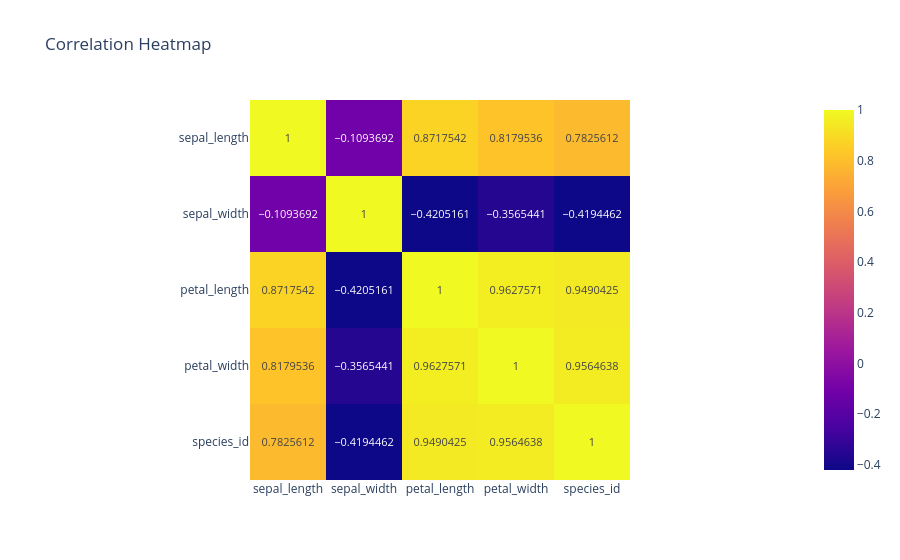

The code cell stored with this chart in its notebook:
### Code cell
corr = df.corr(numeric_only=True)
fig = px.imshow(corr, text_auto=True, title="Correlation Heatmap")
fig.show()

### Figure 1 — Plotly figure (JSON) as saved in the notebook; plotly's stock layout.template omitted (floating-point values rounded to 4 significant figures)
{"data": [{"coloraxis": "coloraxis", "hovertemplate": "x: %{x}<br>y: %{y}<br>color: %{z}<extra></extra>", "name": "0", "texttemplate": "%{z}", "type": "heatmap", "x": ["sepal_length", "sepal_width", "petal_length", "petal_width", "species_id"], "xaxis": "x", "y": ["sepal_length", "sepal_width", "petal_length", "petal_width", "species_id"], "yaxis": "y", "z": [[1.0, -0.1094, 0.8718, 0.818, 0.7826], [-0.1094, 1.0, -0.4205, -0.3565, -0.4194], [0.8718, -0.4205, 1.0, 0.9628, 0.949], [0.818, -0.3565, 0.9628, 1.0, 0.9565], [0.7826, -0.4194, 0.949, 0.9565, 1.0]]}], "layout": {"coloraxis": {"colorscale": [[0, "#0d0887"], [0.1111, "#46039f"], [0.2222, "#7201a8"], [0.3333, "#9c179e"], [0.4444, "#bd3786"], [0.5556, "#d8576b"], [0.6667, "#ed7953"], [0.7778, "#fb9f3a"], [0.8889, "#fdca26"], [1, "#f0f921"]]}, "title": {"text": "Correlation Heatmap"}, "xaxis": {"anchor": "y", "constrain": "domain", "domain": [0, 1], "scaleanchor": "y"}, "yaxis": {"anchor": "x", "autorange": "reversed", "constrain": "domain", "domain": [0, 1]}}}
